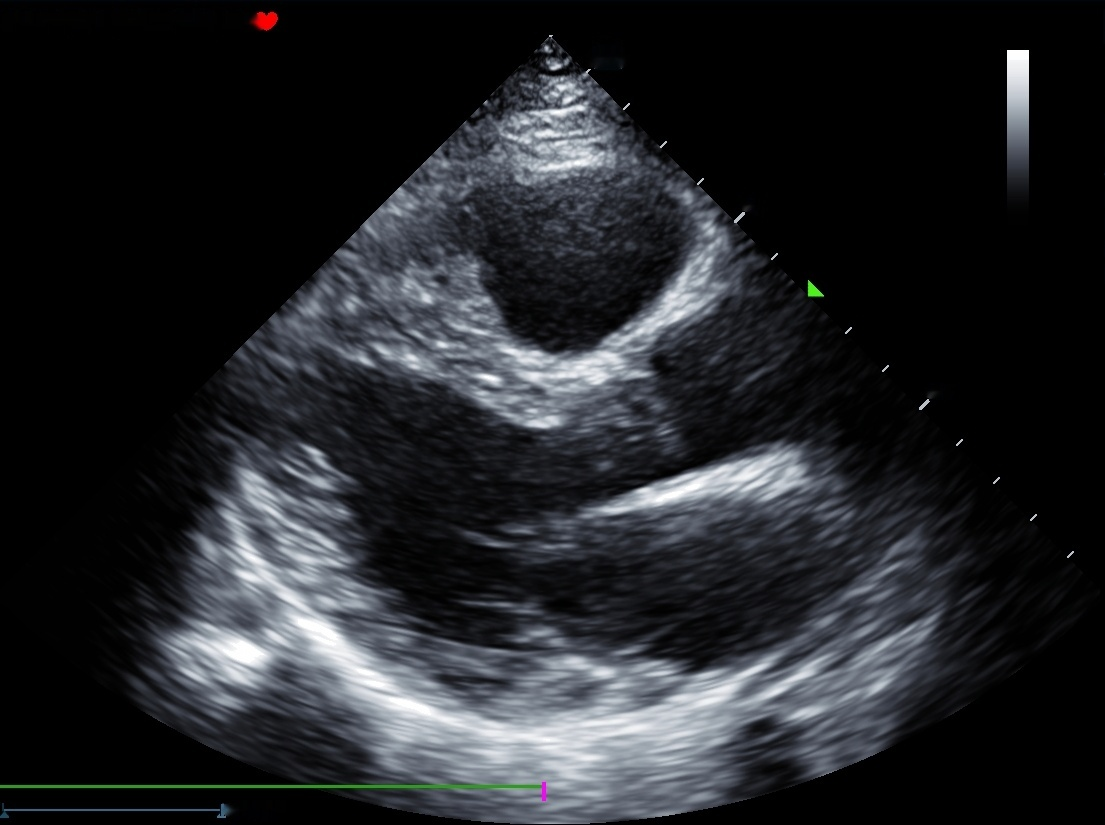
%> input picture 小波变换/003_164030.Jpg, 1105 x 825 px
$ octave untitled.m   (GNU Octave 9; MATLAB toolbox functions it lacks are replaced by stand-ins)
%> lines starting %> are read from the running program, lines starting %| are printed output that depends on the picture
clear;
[A,map]=imread('003_164030.jpg');
%> A is the input picture: size 825x1105x3 uint8; mean R, G, B 35, 36.8, 40.2
%> map = []
X=rgb2gray(A);
%画出原始图像
subplot(2,2,1);imshow(X);
title('原始图像');
%添加高斯噪声图像
x=imnoise(X ,'gaussian',0,0.03);
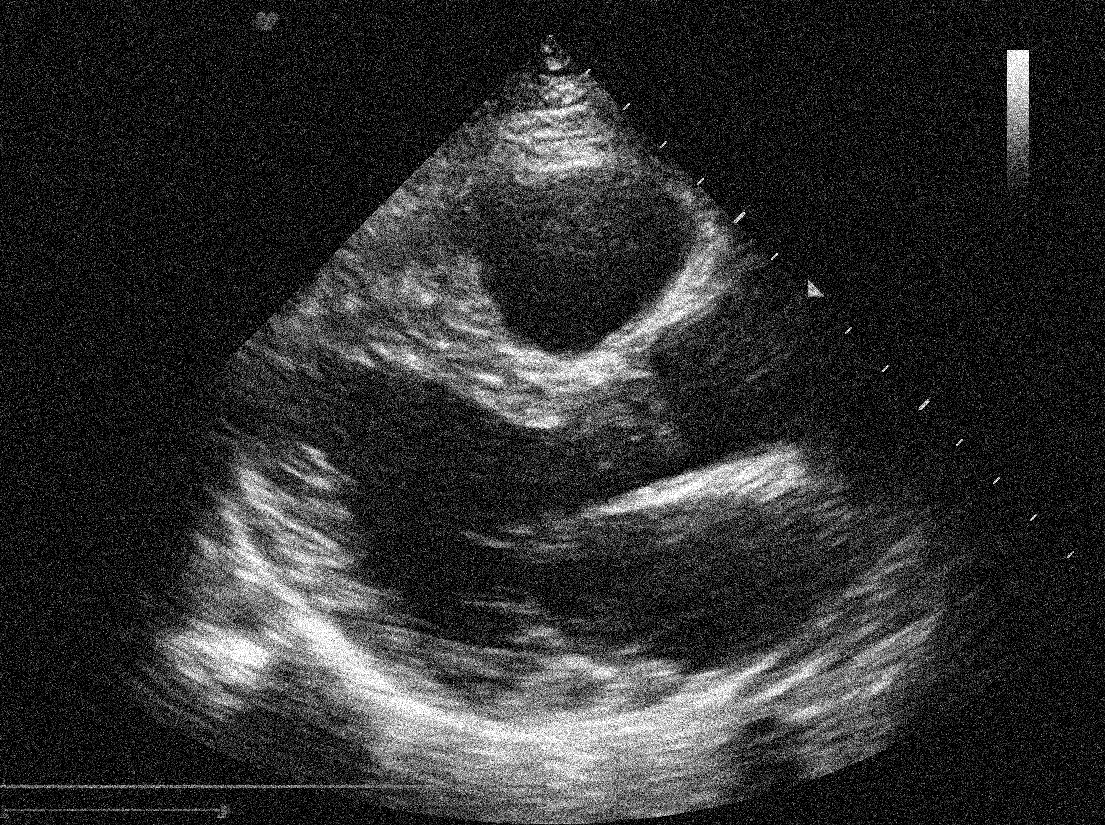
%> x: size 825x1105 uint8; min 0, max 255, mean 47.4
%画出含噪图像
subplot(2,2,2);imshow(x);
title('含噪声图像');
%下面进行图像的去噪处理
%用小波函数sym4对x进行2层小波分解
[c,s]=wavedec2(x,2,'sym4');
%> s = [211 281; 211 281; 416 556; 825 1105]
%提取小波分解中第一层的低频图像，即实现了低通滤波去噪
a1=wrcoef2('a',c,s,'sym4');  % a1为 double 型数据；
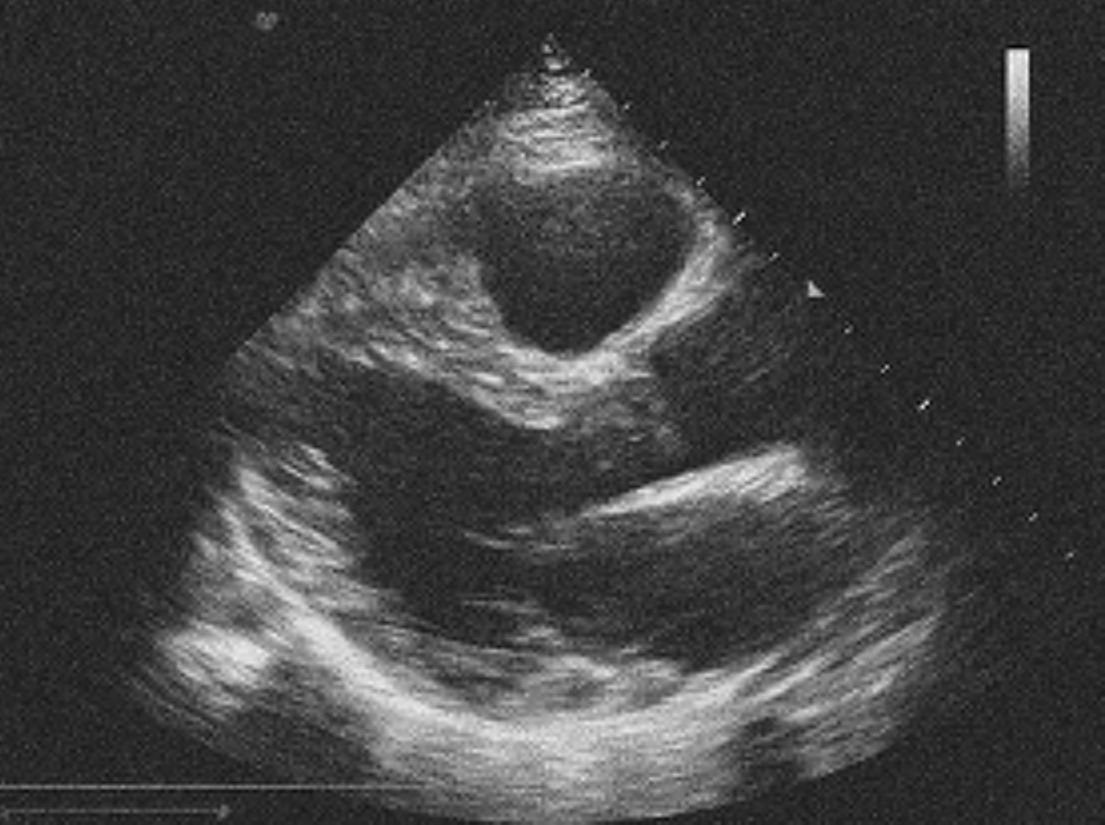
%> a1: size 825x1105 double; min -32.84, max 279.7, mean 47.4; drawn with min black and max white
%画出去噪后的图像
subplot(2,2,3); imshow(uint8(a1)); % 转换 为uint8(a1)格式；
title('第一次去噪图像');
%提取小波分解中第二层的低频图像，即实现了低通滤波去噪
%把第一层的低频图像经过再一次的低频滤波处理
a2=wrcoef2('a',c,s,'sym4',2);
%画出去噪后的图像
subplot(2,2,4); imshow(uint8(a3)); %image(a2);
%> (this line was passed over: a3 is not available in this run)
title('第二次去噪图像');
%保存图像
imwrite(x,'23.jpg');
imwrite(uint8(a1),'33.jpg'); %注意将数据类型转化为uint8
imwrite(uint8(a2),'43.jpg');
